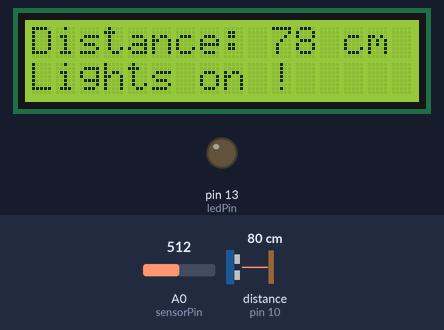
Bench run of a sketch on a simulated Arduino Uno, built with avr-gcc and run on an emulated ATmega328P. Parts: 16×2 character LCD, output pins drawn as LEDs (lit = HIGH). Wiring (inferred from the names in the program): ultrasonic range finder: trigger pin 9; echo pin 10. The test bench sets the inputs (shaded band); at power-on: distance to the obstacle (sensor on pin 10) 80 cm, A0 (sensorPin) = 512. The echo pulse lasts 58.3 µs per cm; pins used as bus, display or sensor lines are not drawn.

Above: at 1.2 s.
1.3 s: distance to the obstacle (sensor on pin 10) set to 2 cm
At 2.5 s:
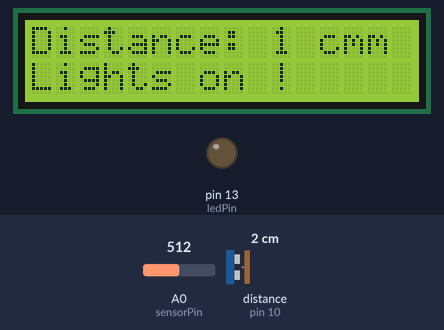
2.8 s: distance to the obstacle (sensor on pin 10) set to 103 cm
At 2.89 s:
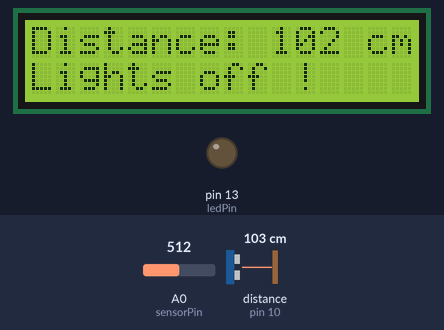
4.4 s: distance to the obstacle (sensor on pin 10) set to 97 cm
At 5.6 s:
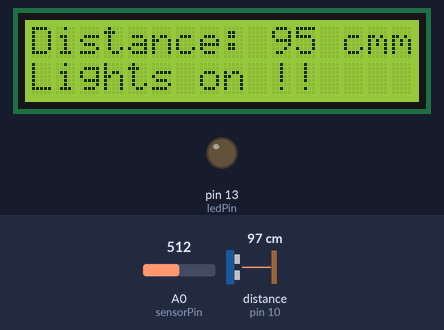
5.9 s: distance to the obstacle (sensor on pin 10) set to 4 cm
At 7.1 s:
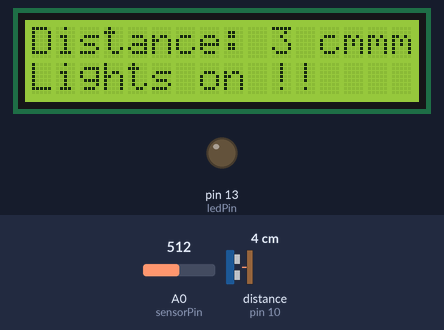
7.4 s: A0 (sensorPin) set to 310
8.9 s: A0 (sensorPin) set to 283
At 9.7 s:
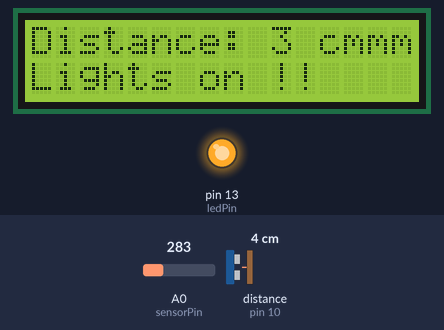
Timing chart, 0 to 11.4 s (numbered marks = the images above; inputs shaded):
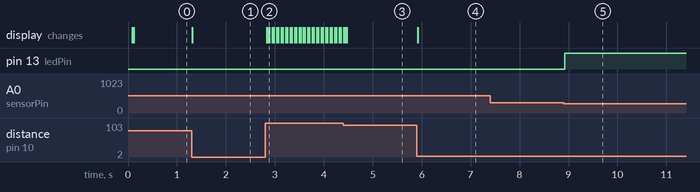

The sketch:

Automatic_lights.ino
```cpp
#include <LiquidCrystal.h> //Please replace the single quote characters ('') with the parenthesis character (<>)
LiquidCrystal lcd(1, 2, 4, 5, 6, 7); // Creates an LCD object. Parameters: (rs, enable, d4, d5, d6, d7)
int sensorPin = A0;
const int trigPin = 9;
const int echoPin = 10;
const int ledPin = 13;
int sensorValue = 0;
long duration;
int distanceCm;

void setup() {

lcd.begin(16,2); // Initializes the interface to the LCD screen, and specifies the dimensions (width and height) of the display
pinMode(trigPin, OUTPUT);
pinMode(echoPin, INPUT);
pinMode(ledPin, OUTPUT);
}

void loop() {

digitalWrite(trigPin, LOW);
delayMicroseconds(2);
digitalWrite(trigPin, HIGH);
delayMicroseconds(10);
digitalWrite(trigPin, LOW);

duration = pulseIn(echoPin, HIGH);
distanceCm= duration*0.034/2;

lcd.setCursor(0,0); // Sets the location at which subsequent text written to the LCD will be displayed
lcd.print("Distance: "); // Prints string "Distance" on the LCD
lcd.print(distanceCm); // Prints the distance value from the sensor
lcd.print(" cm");
delay(10);
lcd.setCursor(0,1);
if(distanceCm < 100) {
  lcd.print("Lights on !");}else{
  lcd.print("Lights off !");}

delay(10);

if(distanceCm < 100) {
   // read the value from the sensor:
  sensorValue = analogRead(sensorPin);
  // turn the ledPin on
  if (sensorValue <= 300 ){
  digitalWrite(ledPin, HIGH);
  // stop the program for <sensorValue> milliseconds:
  //delay(sensorValue);
  // turn the ledPin off:
  }else{
  digitalWrite(ledPin, LOW);
  }
  // stop the program for for <sensorValue> milliseconds:
  //delay(sensorValue);
  }
  else {
    digitalWrite(ledPin, LOW);
  }
}
```

Measured:
- the behaviour switches between 301 and 300 on A0 (sensorPin) (found by bisection; images 4 and 5)
- after the input at 1.3 s, the display: changes at once (image 1)
- after the input at 2.8 s, the display: first changes at once (image 2 shows a later state)
- after the input at 4.4 s, the display: first differs from a run without the input at once (image 3 shows a later state)
- after the input at 5.9 s, the display: changes at once (image 4)
- after the input at 7.4 s, every drawn part: stays the same
- after the input at 8.9 s, pin 13 (ledPin): LOW → HIGH at once
